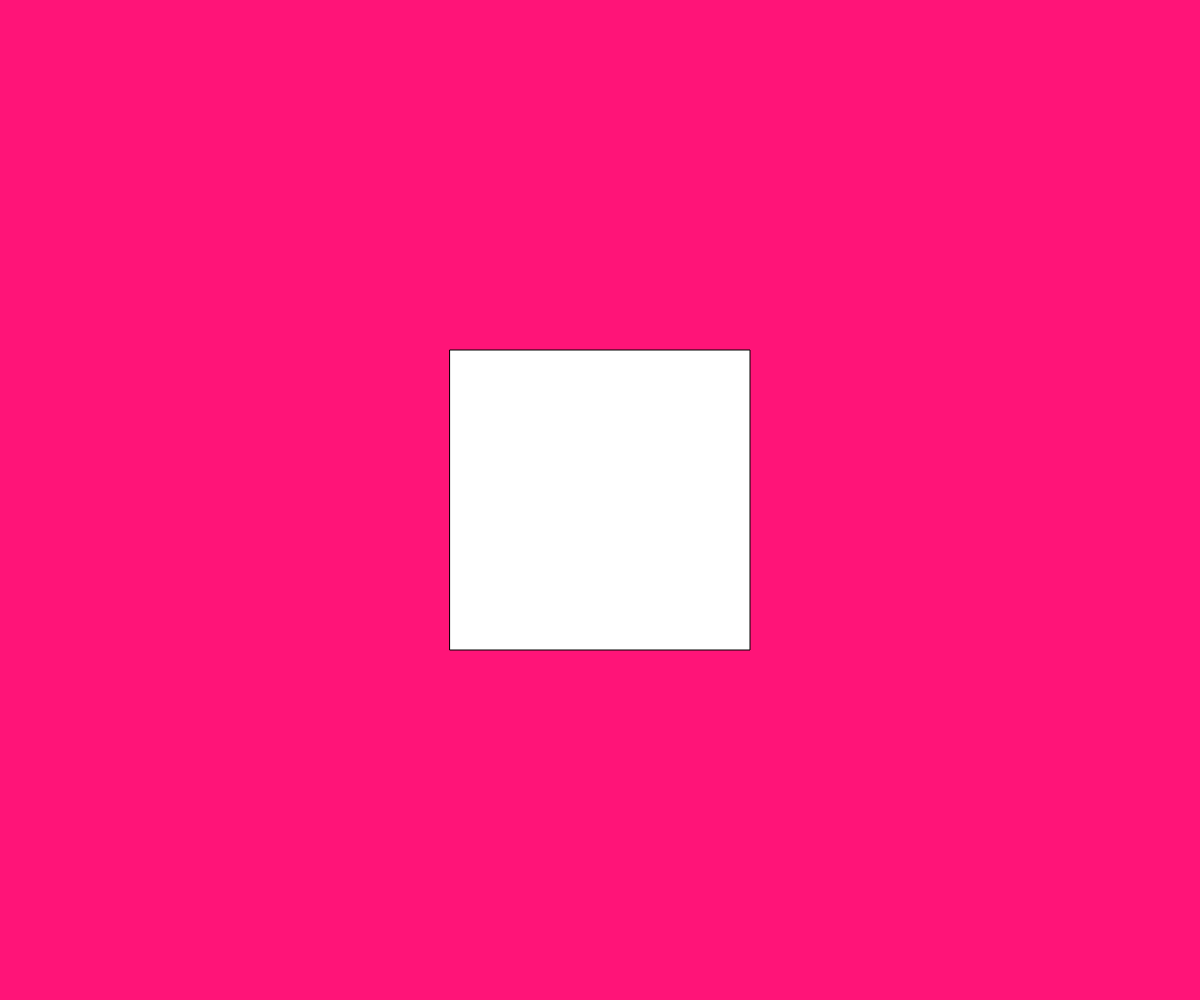
Frame 1 (no input)
Frame 60 (no input): identical to frame 1, image omitted
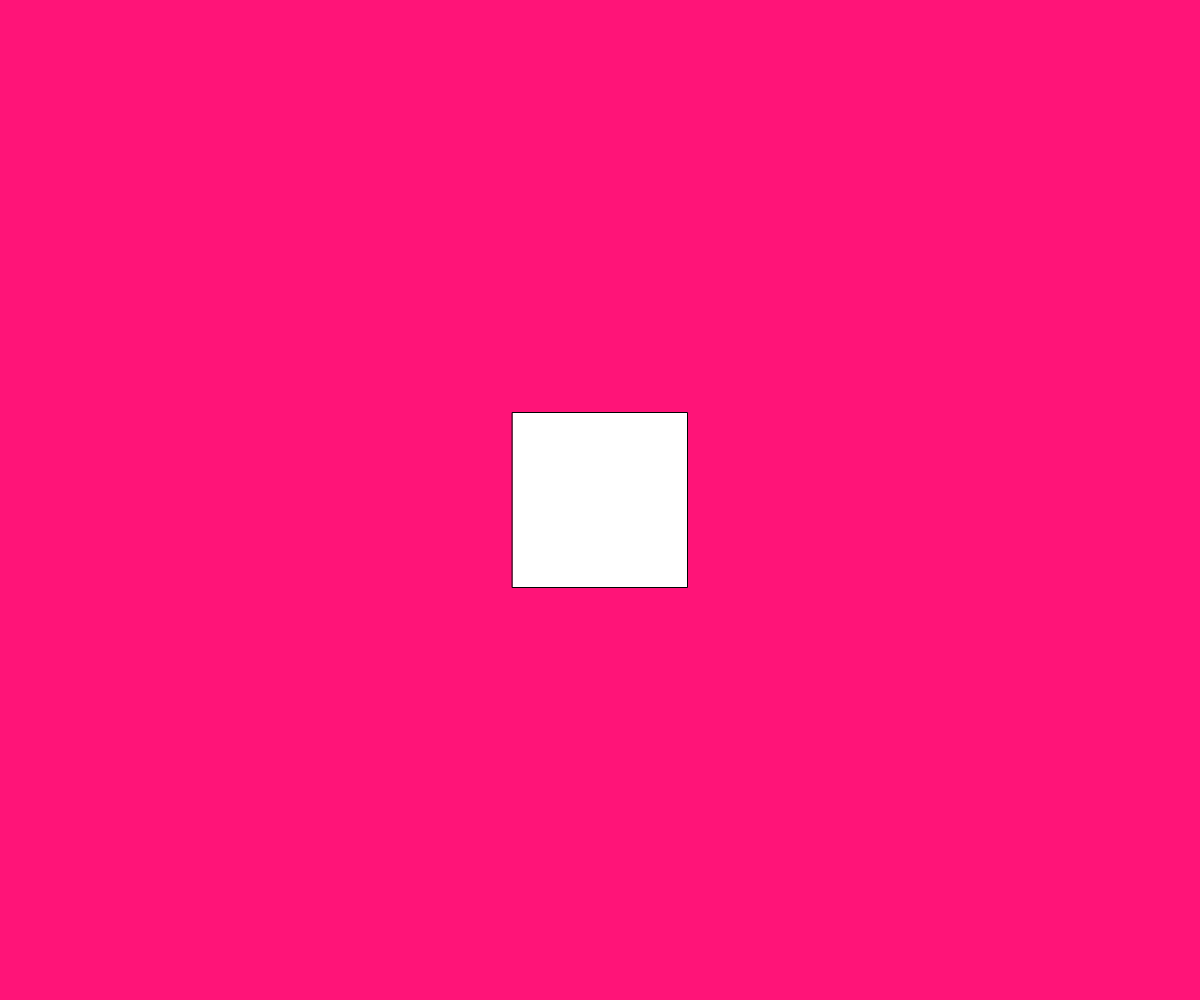
Frame 120 (the mouse pressed at the canvas centre since frame 60)

The p5.js sketch that drew these frames (run headless with seeded random() and noise() and a simulated clock; from frame 60 on, the mouse is pressed at the canvas centre):

// p5.js sketch
// ── sketch.js
// TODO: use map() to change shape's size

function setup() {
  createCanvas(windowWidth, windowHeight);

  rectMode(CENTER);
}

function draw() {
  background(255, 20, 120);
  let mw = map(mouseX,0,width,300,50);
  rect(width / 2, height / 2, mw);
}

function mouseClicked(){
  background(random(255));
}
